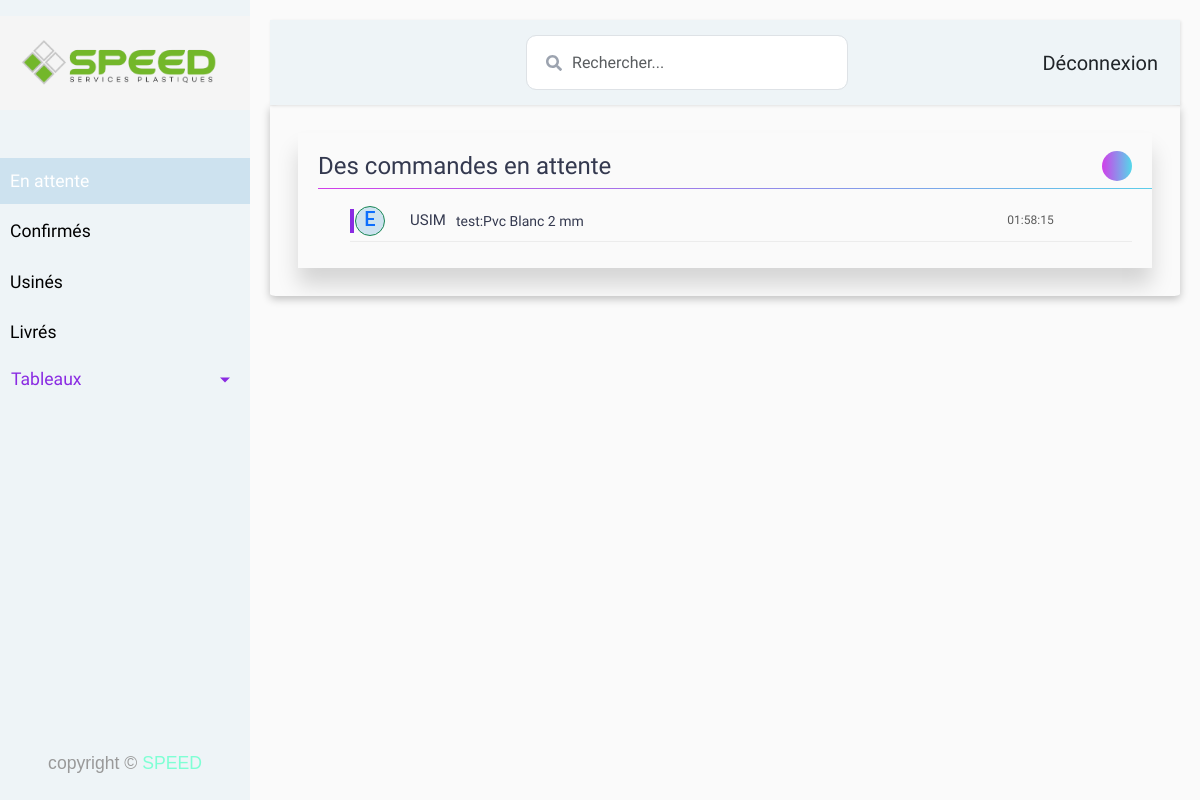
The page /en_attente (signed in) on the database its author committed.
### models/models.py (models this page shows, shortened)
class Commande(db.Model):
    __tablename__ = 'commande'
    id = db.Column(db.Integer, autoincrement=True,primary_key=True )
    client_id = db.Column(db.Integer , ForeignKey('client.id'),nullable=False)
    statut_id = db.Column(db.Integer, ForeignKey('statut.id'),nullable=False )
    usinage_id = db.Column(db.Integer, ForeignKey('type_usinage.id'), nullable=False )
    name_matiere = db.Column(db.String(50), nullable=False )
    type_matiere = db.Column(db.String(50), nullable=False )
    epaisseur_id = db.Column(db.Integer, ForeignKey('epaisseur.id'),nullable=False )
    count = db.Column(db.Integer ,default=1,nullable=False)
    count_persage = db.Column(db.Integer ,default=0)
    prix_ht= db.Column(db.Float, nullable=False)
    name_dxf = db.Column(db.String(256), nullable=True )
    name_bl = db.Column(db.String(256), nullable=True )
    name_police = db.Column(db.String(50), nullable=True )
    text = db.Column(db.String(256), nullable=True )
    hauteur_text = db.Column(db.Float , nullable=True)
    description_commercial_responsable = db.Column(db.String(1000), nullable=True)
    date_envoi = db.Column(db.String(256), nullable=False)
    date_confirmation = db.Column(db.String(32), nullable=True)
    date_usinage = db.Column(db.String(32), nullable=True)
    date_fin = db.Column(db.String(32), nullable=False)
    responsable = db.Column(db.String(100),nullable=True )
    assistante = db.Column(db.String(100),nullable=True )
    is_livr = db.Column(db.Boolean(), server_default=sqlalchemy.sql.expression.true())
    ville_livr = db.Column(db.String(80), nullable=True)
    cp_livr = db.Column(db.Integer(), nullable=True)
    numero_livr = db.Column(db.Integer(), nullable=True)
    addresse_livr = db.Column(db.String(256), nullable=True)
    is_vu_attente = db.Column(db.Boolean(),server_default=sqlalchemy.sql.expression.false())
    is_vu_confirmé = db.Column(db.Boolean(),server_default=sqlalchemy.sql.expression.false())
    is_vu_usiné = db.Column(db.Boolean(),server_default=sqlalchemy.sql.expression.false())
    is_form = db.Column(db.Boolean(), server_default=sqlalchemy.sql.expression.true())
    prix_livr_ht= db.Column(db.Float, nullable=True)
    is_chute = db.Column(db.Boolean(), server_default=sqlalchemy.sql.expression.true())
    is_plaque = db.Column(db.Boolean(), server_default=sqlalchemy.sql.expression.false())
    rel_commande_commande_plaques_bridge = relationship("BridgeCommandePlaques", backref = "commande")

class User(db.Model, UserMixin):
    __tablename__ = 'user'
    id = db.Column(db.Integer, autoincrement=True, primary_key=True)
    username=db.Column(db.String(255), nullable=False)
    email = db.Column(db.String(255), unique=True)
    password = db.Column(db.String(255), nullable=False, server_default='')
    tel = db.Column(db.String(20), nullable=False)
    role_id = db.Column(db.Integer , ForeignKey('role.id'),nullable=False)
    rel_user_client = relationship("Client", backref = "user")

class Type_usinage(db.Model):
    __tablename__ = "type_usinage"
    id = db.Column(db.Integer, primary_key=True , autoincrement=True)
    name = db.Column(db.String(50), nullable=False )
    rel_usinage_bridge = relationship("Bridge", backref = "type_usinage")
    rel_usinage_commande = relationship("Commande", backref = "type_usinage")
    rel_usinage_lettre = relationship("BridgeLettres", backref = "type_usinage")

class Client(db.Model):
    __tablename__ = 'client'
    id = db.Column(db.Integer(),autoincrement=True, primary_key=True)
    user_id = db.Column(db.Integer , ForeignKey('user.id'),nullable=False)
    name = db.Column(db.String(80), nullable=False)
    ville = db.Column(db.String(80), nullable=False)
    cp = db.Column(db.Integer(), nullable=False)
    numero = db.Column(db.Integer(), nullable=True)
    addresse = db.Column(db.String(256), nullable=False)
    email = db.Column(db.String(255), unique=True)
    tel = db.Column(db.String(20), nullable=False)
    prix_livr = db.Column(db.Float , nullable=False)
    rel_client_commande = relationship("Commande", backref = "client")

class Epaisseur(db.Model):
    __tablename__ = "epaisseur"
    id = db.Column(db.Integer, primary_key=True , autoincrement=True)
    value = db.Column(db.Integer, nullable=False, unique=True)
    rel_essaisseur_bridge = relationship("Bridge", backref = "epaisseur")
    rel_essaisseur_commande = relationship("Commande", backref = "epaisseur")
    rel_essaisseur_lettre = relationship("BridgeLettres", backref = "epaisseur")
    rel_essaisseur_plaque= relationship("BridgePlaques", backref = "epaisseur")

### routes.py (the view)
@app.route('/en_attente' ,  methods=['GET', 'POST'])
@login_required
def en_attente():
    try:
        data = []
        try:
            current_user_role = (Role.query.filter(Role.id == current_user.role_id).first()).name
        except Exception as e:
            return f"Error fetching current user role: {str(e)}"
        if current_user_role == "comercial":
            data = get_en_attentes(current_user)
        else:
            data = get_all_attentes()
        for i in range(len(data)):
            row_list = list(data[i])
            datetime_obj = datetime.strptime(row_list[3], "%Y-%m-%d %H:%M:%S.%f")
            date_DMY = datetime_obj.strftime("%d-%m-%Y")
            date_HMS = datetime_obj.strftime("%H:%M:%S")
            today_date =  datetime.now().strftime("%d-%m-%Y")
            if date_DMY == today_date:
                row_list[3]  = date_HMS
            else:
                row_list[3]  = date_DMY
            data[i] = tuple(row_list)
        return render_template('en_attente.html', user = current_user,current_user_role = current_user_role, data=data, page ="attents")
    except ValueError as e:
        flash(str(e), 'error')

### app.py (called while the page is built)
@login_manager.user_loader
def load_user(id):
    return User.query.get(int(id))

### routes.py (called while the page is built)
@app.before_request
def session_handler():
    session.permanent = True
    app.permanent_session_lifetime = timedelta(days=30)

### templates/en_attente.html (shortened to what this page needs)
{% extends 'base.html' %}
{% block search %}
<div class="form d-flex">
  <i class="fa fa-search"></i>
  <input id="search_en_attants" type="text" class="form-control form-input" placeholder="Rechercher...">
</div>
{% endblock %}
{% block contenue %}
  <div class="commande_main">
  <div class="commande_div">
    <div class="commande_div_head">
      <div class="title attents_title"> Des commandes en attente </div>
      <div class="icon_bubble msg"> </div>
    </div>
    <div class="divider"> </div>
    <div class="commande_div_body">
      <ul id="en_attents_list" style="list-style: none;">
        {% for item in data %}
        <li value={{item[12]}} class="commande_li">
          <a href="{{ url_for('en_attente_detailles', id=item[10] ) }}" onclick="setisvu()">
            <div class="commande">
              <div class=" commande_avatar border border-success rounded-circle" style="background-color: #cde2ef">
                <h5 class="text-center text-primary">{{item[11][0]}}</h5>
              </div>
              <div class="commande_info d-flex justify-content-start">
                <div class="contact_name"> {{item[6]}}</div>
                <div class="contact_msg" style="margin-left: 10px;">{{item[4]}}:{{item[0]}} {{item[1]}} {{item[7]}} mm </div>
              </div>
              <div class="commande_status">
                <div class="commande_date">{{item[3]}}</div>
              </div>
            </div>
          </a>
        </li>
        {% endfor %}
      </ul>
    </div>
  </div>
</div>
{% endblock %}

### static/css/style.css (style rules this page uses)
* { margin: 0; padding: 0; box-sizing: border-box; }
body { font-family: 'Poppins', sans-serif; background: #fafafa; }
a, a:hover, a:focus { color: inherit; text-decoration: none; transition: all 0.3s; }
h1, h2, h3, h4, h5, h6 { font-family: "Roboto", sans-serif; }
.form { position: relative; }
.form .fa-search { position: absolute; top: 20px; left: 20px; color: #9ca3af; }
.form-input { height: 55px; text-indent: 33px; border-radius: 10px; }
body { font-family: 'Asap', sans-serif; }
.commande_main { display: flex; flex-direction: row; align-items: center; justify-content: space-around; padding: 20px; }
.commande_div { width: 100%; padding: 10px 20px; overflow: hidden; position: relative; box-shadow: 0px 17px 20px rgba(0, 0, 0, 0.15); }
.commande_div_head { display: flex; flex-direction: row; justify-content: space-between; align-items: center; height: 45px; }
.commande_div_head .title { font-size: 24px; font-weight: 500; color: #34394F; }
.icon_bubble.msg { width: 30px; height: 30px; background: linear-gradient(90deg, #d13eea, #53d9ea); border-radius: 50%; }
.divider { height: 1px; width: 111%; background: linear-gradient(90deg, #d13eea, #53d9ea); margin-bottom: 12px; }
.commande_avatar { width: 30px; height: 30px; margin-right: 3px; }
.commande { margin-top: 4px !important; display: flex; justify-content: space-between; align-items: center; padding: 5px 5px; border-bottom: 1px solid #d3d3d35e; position: relative; }
.commande :before { content: ''; position: absolute; top: 20%; left: 0; width: 2px; height: 60%; border: 2px solid blueviolet; }
.contact_name { font-weight: 500; color: #34394F; font-size: 15px; margin-bottom: 2px; }
.contact_msg { font-size: 14px; color: #34394F; font-weight: lighter; }
.commande_info { width: 50%; display: flex; justify-content: flex-start; align-items: center; margin-right: 15%; }
.commande_date { font-size: 12px; color: #5a5a5a; margin-bottom: 2px; }
.commande_status { width: 25%; display: flex; flex-direction: column; align-items: center; }

### rows shown on the page
Commande: username "E", name "USIM", name "test", name_matiere "Pvc", type_matiere "Blanc", value "2", date_envoi "01:58:15"
